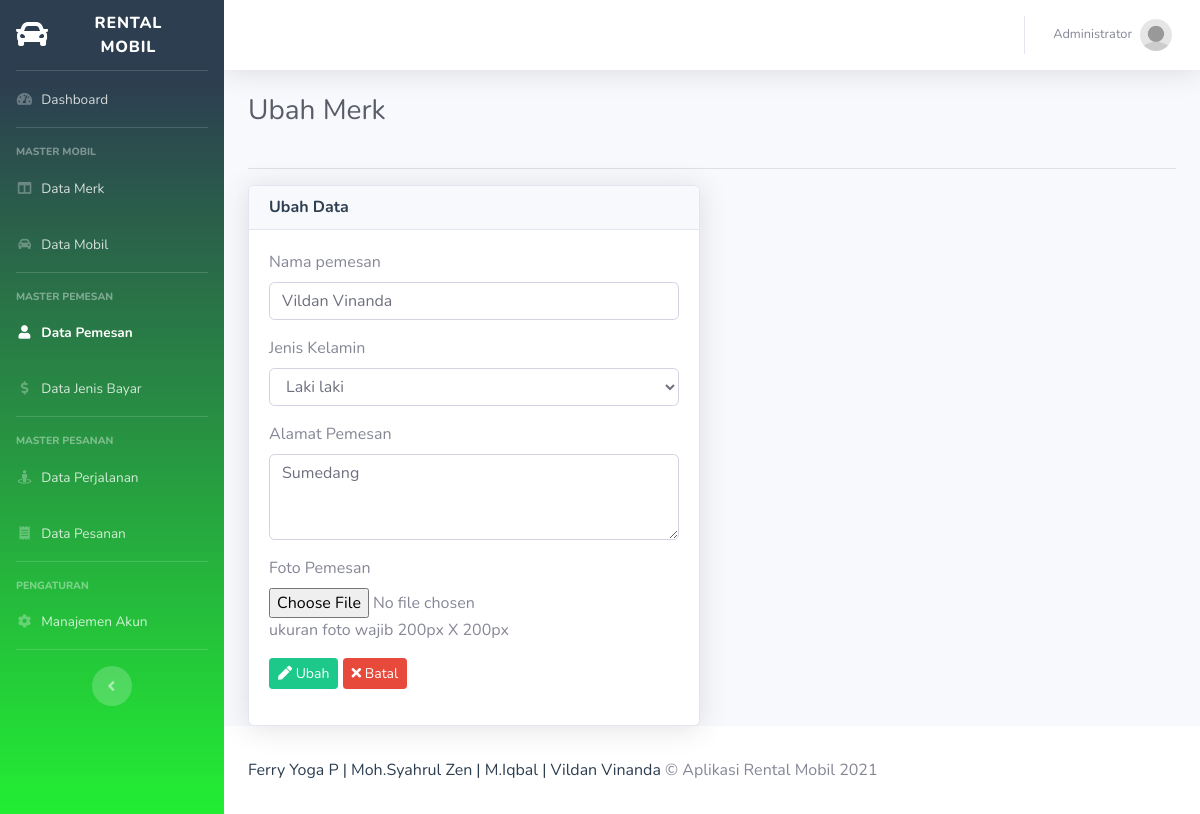
Page /reisego/pemesan/ubah/8 (signed in) on the committed database.
### tables this page shows
CREATE TABLE `tbl_pemesan` (
  `id` int(11) NOT NULL,
  `nama` varchar(50) DEFAULT NULL,
  `alamat` varchar(100) DEFAULT NULL,
  `jenis_kelamin` enum('L','P') DEFAULT NULL,
  `foto` varchar(100) DEFAULT NULL
);

### reisego/controllers/C_Pemesan.php (called while the page is built, shortened)
<?php
class C_Pemesan extends Controller{
	public function __construct(){
		$this->pemesan = $this->model('M_Pemesan');
	}
	public function ubah($id){
		$data = [
			'aktif' => 'pemesan',
			'judul' => 'Ubah Pemesan',
			'pemesan' => $this->pemesan->lihat_id($id)->fetch_object(),
		];
		$this->view('pemesan/ubah', $data);
	}
}

### reisego/index.php (called while the page is built, shortened)
<?php
require_once BASEPATH . DS . 'core' . DS . 'Database.php';
require_once BASEPATH . DS . 'core' . DS . 'Model.php';
new Route();
?>

### reisego/functions/url_function.php (called while the page is built, shortened)
<?php
function base_url($path = null){
	if(isset($path)){
		$path = filter_var($path, FILTER_SANITIZE_URL);
		$path = rtrim($path, '/');
		return BASE_URL . $path;
	}
	return BASE_URL;
}

### reisego/core/Model.php (called while the page is built, shortened)
<?php
class Model {
	public function __construct(){
		$this->db = new Database();
	}
	public function get_where($table, $where = [], $kolom = []){
		if (count($kolom) == 0) {
			$this->_query = "SELECT * FROM {$table}";
		}
		$this->_query = $this->_query . " WHERE ";
		foreach ($where as $key => $value) {
			$this->_query = $this->_query . "{$key} = '{$value}'";
		}
	}
	public function execute(){
		return $this->db->query($this->_query);
	}
}

### reisego/core/Database.php (called while the page is built, shortened)
<?php
class Database {
	public function __construct(){
		$this->_koneksi = new mysqli(DB_HOST, DB_USER, DB_PASS, DB_NAME);
	}
	public function query($query){
		return $this->_koneksi->query($query);
	}
}

### reisego/models/M_Pemesan.php (called while the page is built, shortened)
<?php
class M_Pemesan extends Model {
	public function lihat_id($id){
		$query = $this->execute();
		return $query;
	}
}

### reisego/views/pemesan/ubah.php (the view, shortened to what this page needs)
<!DOCTYPE html>
<html lang="en">
<head>
	<link href="<?= base_url('sb-admin-2/') ?>/vendor/fontawesome-free/css/all.min.css" rel="stylesheet" type="text/css">
	<link href="<?= base_url('sb-admin-2/') ?>/css/sb-admin-2.min.css" rel="stylesheet">
	<link href="<?= base_url('sb-admin-2/') ?>/vendor/datatables/dataTables.bootstrap4.min.css" rel="stylesheet">
</head>
<body id="page-top">
	<div id="wrapper">
	<div id="content-wrapper" class="d-flex flex-column">
		<div id="content">
			<div class="container-fluid">
				<div class="row">
					<div class="col-sm-12">
						<div class="clearfix">
							<div class="float-left">
								<h1 class="h3 mb-4 text-gray-800">Ubah Merk</h1>
							</div>
						</div>
						<hr>
					</div>
				</div>
				<div class="row">
					<div class="col-sm-6">
						<div class="card shadow">
							<div class="card-header">
								<h6 class="m-0 font-weight-bold text-primary">Ubah Data</h6>
							</div>
							<div class="card-body">
								<form method="POST" action="<?= base_url('pemesan/proses_ubah/' . $pemesan->id) ?>" enctype="multipart/form-data">
								  	<div class="form-group">
								  		<label for="nama">Nama pemesan</label>
								  		<input type="text" value="<?= $pemesan->nama ?>" name="nama" id="nama" required="required" placeholder="ketik" autocomplete="off" class="form-control">
								  	</div>
								  	<div class="form-group">
								  		<label for="jenis_kelamin">Jenis Kelamin</label>
								  		<select name="jenis_kelamin" id="jenis_kelamin" class="form-control">
								  			<option value="L" <?= $pemesan->jenis_kelamin == 'L' ? 'selected' : '' ?>>Laki laki</option>
								  		</select>
								  	</div>
									<div class="form-group">
								  		<label for="alamat">Alamat Pemesan</label>
								  		<textarea name="alamat" id="alamat" rows="3" class="form-control" placeholder="ketik"><?= $pemesan->alamat ?></textarea>
								  	</div>
								  	<div class="form-group">
								  		<label for="foto">Foto Pemesan</label>
								  		<input type="file" name="foto" id="foto" required="required" placeholder="ketik" autocomplete="off" class="form-control-file">
								  		ukuran foto wajib 200px X 200px
								  	</div>
								  	<div class="form-group">
										<button type="submit" class="btn btn-sm btn-success" name="ubah"><i class="fa fa-pen"></i> Ubah</button>
										<button type="reset" class="btn btn-sm btn-danger"><i class="fa fa-times"></i> Batal</button>
								  	</div>
								</form>
							</div>
						</div>
					</div>
				</div>
			</div>
		</div>
	</div>
	</div>
</body>
</html>

### rows in the picture
tbl_pemesan: nama "Vildan Vinanda", jenis_kelamin "Laki laki", alamat "Sumedang"

### other values in the picture
$_SESSION['login']['nama'] "Administrator"
